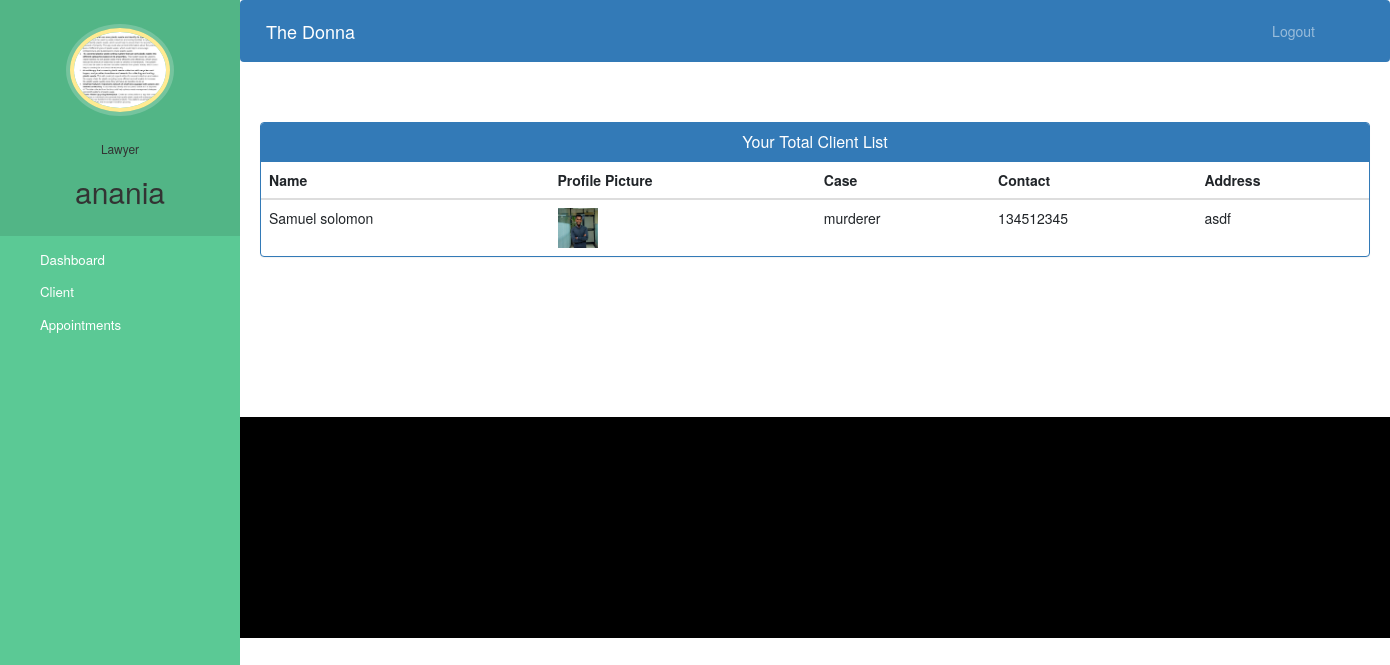
Screenshot of /lawyer-view-client (signed in) with the database file from the repository.
### lawfirm/models.py (models this page shows, shortened)
class Lawyer(models.Model):
    user=models.OneToOneField(User,on_delete=models.CASCADE)
    profile_pic= models.ImageField(upload_to='profile_pic/LawyerProfilePic/',null=True,blank=True)
    address = models.CharField(max_length=40)
    mobile = models.CharField(max_length=20,null=True)
    department= models.CharField(max_length=50,choices=departments,default='Criminal Defense Lawyer')
    status=models.BooleanField(default=False)

class Client(models.Model):
    user=models.OneToOneField(User,on_delete=models.CASCADE)
    profile_pic= models.ImageField(upload_to='profile_pic/ClientProfilePic/',null=True,blank=True)
    address = models.CharField(max_length=40)
    mobile = models.CharField(max_length=20,null=True)
    case_complaint = models.CharField(max_length=100,null=False)
    assignedLawyerId = models.PositiveIntegerField(null=True)
    complaintDate=models.DateField(auto_now=True)
    status=models.BooleanField(default=False)
    @property
    def get_name(self):
        return self.user.first_name+" "+self.user.last_name

### lawfirm/views.py (the view)
# urls.py: path('lawyer-view-client', views.lawyer_view_client_view,name='lawyer-view-client'),
@login_required(login_url='lawyerlogin')
@user_passes_test(is_lawyer)
def lawyer_view_client_view(request):
    clients=models.Client.objects.all().filter(status=True,assignedLawyerId=request.user.id)
    lawyer=models.Lawyer.objects.get(user_id=request.user.id) #for profile picture of lawyer in sidebar
    return render(request,'lawfirm/lawyer_view_client.html',{'clients':clients,'lawyer':lawyer})

### lawfirm/views.py (called while the page is built)
def is_lawyer(user):
    return user.groups.filter(name='LAWYER').exists()

### templates/lawfirm/lawyer_view_client.html (shortened to what this page needs)
{% extends 'lawfirm/lawyer_base.html' %}
{% block content %}
{%load static%}
<head>
  <link href="//netdna.bootstrapcdn.com/bootstrap/3.0.0/css/bootstrap.min.css" rel="stylesheet" id="bootstrap-css">
</head>
<div class="container">
  <div class="panel panel-primary">
    <div class="panel-heading">
      <h6 class="panel-title">Your Total Client List</h6>
    </div>
    <table class="table table-hover" id="dev-table">
      <thead>
        <tr>
          <th>Name</th>
          <th>Profile Picture</th>
          <th>Case</th>
          <th>Contact</th>
          <th>Address</th>
        </tr>
      </thead>
      {% for p in clients %}
      <tr>
        <td> {{p.get_name}}</td>
        <td> <img src="{% static p.profile_pic.url %}" alt="Profile Pic" height="40px" width="40px" /></td>
        <td>{{p.case_complaint}}</td>
        <td>{{p.mobile}}</td>
        <td>{{p.address}}</td>
      </tr>
      {% endfor %}
    </table>
  </div>
</div>
{% endblock content %}

### templates/lawfirm/lawyer_base.html (shortened to what this page needs)
<!DOCTYPE html>
{% load static %}
<html lang="en">
<head>
  <link rel="stylesheet" href="https://stackpath.bootstrapcdn.com/bootstrap/4.3.1/css/bootstrap.min.css">
  <link rel="stylesheet" href="https://maxcdn.bootstrapcdn.com/font-awesome/4.7.0/css/font-awesome.min.css">
</head>
<body>
  <nav class="menu" tabindex="0">
    <header class="avatar">
      <img src="{% static lawyer.profile_pic.url %}" alt="Profile Pic" />
      <br><br>
      <h6>Lawyer</h6>
      <h2>{{request.user.first_name}}</h2>
    </header>
    <ul>
      <li tabindex="0" class="icon-dashboard"> <a style="color:white; text-decoration:none;" href="/lawyer-dashboard"><span>Dashboard</span></a> </li>
      <li tabindex="0" class="icon-users"> <a style="color:white; text-decoration:none;" href="/lawyer-client"><span>Client</span></a></li>
      <li tabindex="0" class="icon-calendar"> <a style="color:white; text-decoration:none;" href="/lawyer-appointment"><span>Appointments</span></a></li>
    </ul>
  </nav>
  <main>
    <div class="bs-example">
      <nav class="navbar navbar-expand-md  navbar-dark fixed-top" style="background:#337AB7;">
        <a href="/lawyer-dashboard" class="navbar-brand">The Donna</a>
        <div class="collapse navbar-collapse justify-content-between" id="navbarCollapse">
          <div class="navbar-nav" style=" margin-left: 90%;">
            <a href="/logout" class="nav-item nav-link">Logout</a>
          </div>
        </div>
      </nav>
    </div>
    <br><br>
    {% block content %}
    {% endblock content %}
    <br><br><br><br><br><br><br>
    <footer>
      <br>
      <div class="container">
        <div class="row">
          <div class="col-md-12 col-sm-12">
          </div>
        </div>
      </div>
    </footer>
  </main>
</body>
</html>

### templates/lawfirm/lawyer_base.html (style rules this page uses)
a:link { text-decoration: none; }
a { color: white; }
footer { padding: 0px 0px 0px 0px; background-color: black; margin: 0px; }
body { padding-left: 240px; }
main { position: relative; height: 100vh; }
.menu { background: #5bc995; height: 100vh; width: 240px; position: fixed; top: 0px; left: 0; z-index: 5; outline: none; }
.menu .avatar { background: rgba(0, 0, 0, 0.1); padding: 2em 0.5em; text-align: center; }
.menu .avatar img { width: 100px; border-radius: 50%; overflow: hidden; border: 4px solid #ffea92; box-shadow: 0 0 0 4px rgba(255, 255, 255, 0.2); }
.menu .avatar h2 { font-weight: normal; margin-bottom: 0; }
.menu ul { list-style: none; padding: 0.5em 0; margin: 0; }
.menu ul li { padding: 0.5em 1em 0.5em 3em; font-size: 0.95em; font-weight: regular; background-repeat: no-repeat; background-position: left 15px center; background-size: auto 20px; transition: all 0.15s linear; cursor: pointer; }
.menu ul li.icon-dashboard { background-image: url("http://www.entypo.com/images//gauge.svg"); }
.menu ul li.icon-users { background-image: url("http://www.entypo.com/images//users.svg"); }
.menu ul li.icon-calendar { background-image: url("http://www.entypo.com/images//calendar.svg"); }

### templates/lawfirm/lawyer_view_client.html (style rules this page uses)
a:link { text-decoration: none; }
h6 { text-align: center; }
.row { margin: 100px; }

### rows the page displays
Lawyer: profile_pic (picture)
Client: get_name "Samuel solomon", profile_pic (placeholder picture), case_complaint "murderer", mobile "134512345", address "asdf"

### other values shown
{{ request.user.first_name }} "anania"
